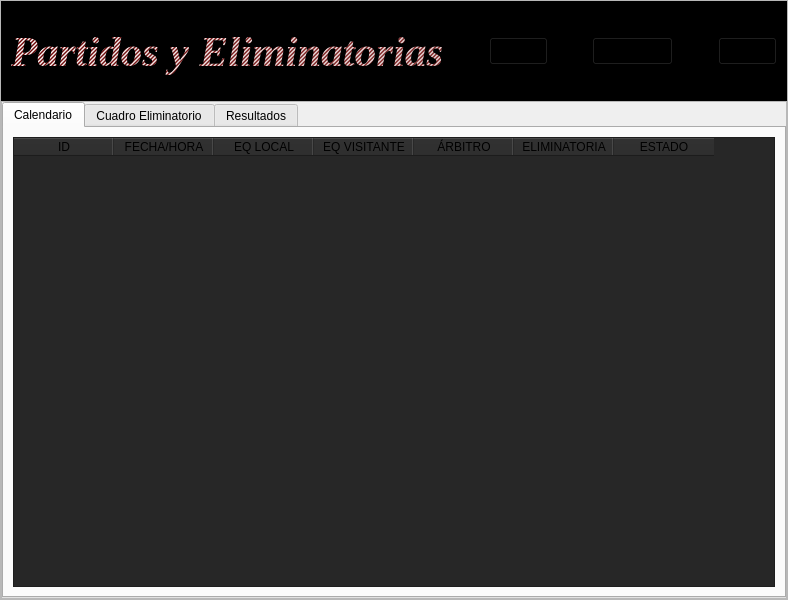
<?xml version="1.0" encoding="UTF-8"?>
<ui version="4.0">
 <class>Form</class>
 <widget class="QWidget" name="Form">
  <property name="geometry">
   <rect>
    <x>0</x>
    <y>0</y>
    <width>788</width>
    <height>600</height>
   </rect>
  </property>
  <property name="windowTitle">
   <string>Form</string>
  </property>
  <layout class="QVBoxLayout" name="verticalLayout">
   <property name="spacing">
    <number>0</number>
   </property>
   <property name="leftMargin">
    <number>0</number>
   </property>
   <property name="topMargin">
    <number>0</number>
   </property>
   <property name="rightMargin">
    <number>0</number>
   </property>
   <property name="bottomMargin">
    <number>0</number>
   </property>
   <item>
    <widget class="QFrame" name="frame">
     <property name="frameShape">
      <enum>QFrame::Shape::StyledPanel</enum>
     </property>
     <property name="frameShadow">
      <enum>QFrame::Shadow::Raised</enum>
     </property>
     <layout class="QVBoxLayout" name="verticalLayout_2" stretch="1,5">
      <property name="spacing">
       <number>0</number>
      </property>
      <property name="leftMargin">
       <number>0</number>
      </property>
      <property name="topMargin">
       <number>0</number>
      </property>
      <property name="rightMargin">
       <number>0</number>
      </property>
      <property name="bottomMargin">
       <number>0</number>
      </property>
      <item>
       <widget class="QFrame" name="frame_2">
        <property name="styleSheet">
         <string notr="true">background-color: rgb(0, 0, 0);</string>
        </property>
        <property name="frameShape">
         <enum>QFrame::Shape::StyledPanel</enum>
        </property>
        <property name="frameShadow">
         <enum>QFrame::Shadow::Raised</enum>
        </property>
        <layout class="QHBoxLayout" name="horizontalLayout">
         <item>
          <widget class="QLabel" name="titulo">
           <property name="font">
            <font>
             <family>Times New Roman</family>
             <pointsize>32</pointsize>
             <italic>true</italic>
             <bold>true</bold>
            </font>
           </property>
           <property name="styleSheet">
            <string notr="true">color: qlineargradient(spread:reflect, x1:0, y1:0, x2:1, y2:1, stop:0 rgba(106, 0, 0, 255), stop:1 rgba(255, 255, 255, 255));</string>
           </property>
           <property name="text">
            <string>Partidos y Eliminatorias</string>
           </property>
          </widget>
         </item>
         <item>
          <spacer name="horizontalSpacer">
           <property name="orientation">
            <enum>Qt::Orientation::Horizontal</enum>
           </property>
           <property name="sizeHint" stdset="0">
            <size>
             <width>40</width>
             <height>20</height>
            </size>
           </property>
          </spacer>
         </item>
         <item>
          <widget class="QPushButton" name="btn_nuevo">
           <property name="font">
            <font>
             <family>Times New Roman</family>
             <pointsize>13</pointsize>
             <bold>true</bold>
            </font>
           </property>
           <property name="text">
            <string/>
           </property>
           <property name="icon">
            <iconset>
             <normaloff>../../RESOURCES/iconos/add_16110940.png</normaloff>../../RESOURCES/iconos/add_16110940.png</iconset>
           </property>
           <property name="iconSize">
            <size>
             <width>32</width>
             <height>32</height>
            </size>
           </property>
          </widget>
         </item>
         <item>
          <spacer name="horizontalSpacer_2">
           <property name="orientation">
            <enum>Qt::Orientation::Horizontal</enum>
           </property>
           <property name="sizeHint" stdset="0">
            <size>
             <width>40</width>
             <height>20</height>
            </size>
           </property>
          </spacer>
         </item>
         <item>
          <widget class="QPushButton" name="btn_resultado">
           <property name="font">
            <font>
             <family>Times New Roman</family>
             <pointsize>13</pointsize>
             <bold>true</bold>
            </font>
           </property>
           <property name="text">
            <string>Resultado</string>
           </property>
          </widget>
         </item>
         <item>
          <spacer name="horizontalSpacer_3">
           <property name="orientation">
            <enum>Qt::Orientation::Horizontal</enum>
           </property>
           <property name="sizeHint" stdset="0">
            <size>
             <width>40</width>
             <height>20</height>
            </size>
           </property>
          </spacer>
         </item>
         <item>
          <widget class="QPushButton" name="btn_eliminar">
           <property name="font">
            <font>
             <family>Times New Roman</family>
             <pointsize>13</pointsize>
             <bold>true</bold>
            </font>
           </property>
           <property name="text">
            <string/>
           </property>
           <property name="icon">
            <iconset>
             <normaloff>../../RESOURCES/iconos/remove_7695824.png</normaloff>../../RESOURCES/iconos/remove_7695824.png</iconset>
           </property>
           <property name="iconSize">
            <size>
             <width>32</width>
             <height>32</height>
            </size>
           </property>
          </widget>
         </item>
        </layout>
       </widget>
      </item>
      <item>
       <widget class="QFrame" name="frame_3">
        <property name="frameShape">
         <enum>QFrame::Shape::StyledPanel</enum>
        </property>
        <property name="frameShadow">
         <enum>QFrame::Shadow::Raised</enum>
        </property>
        <layout class="QVBoxLayout" name="verticalLayout_3">
         <property name="spacing">
          <number>0</number>
         </property>
         <property name="leftMargin">
          <number>0</number>
         </property>
         <property name="topMargin">
          <number>0</number>
         </property>
         <property name="rightMargin">
          <number>0</number>
         </property>
         <property name="bottomMargin">
          <number>0</number>
         </property>
         <item>
          <widget class="QTabWidget" name="tabWidget">
           <property name="currentIndex">
            <number>0</number>
           </property>
           <widget class="QWidget" name="tab_calendario">
            <attribute name="title">
             <string>Calendario</string>
            </attribute>
            <layout class="QVBoxLayout" name="verticalLayout_4">
             <item>
              <widget class="QTableWidget" name="tabla_partidos">
               <property name="styleSheet">
                <string notr="true">background-color: rgb(39, 39, 39);</string>
               </property>
               <column>
                <property name="text">
                 <string>ID</string>
                </property>
                <property name="background">
                 <color>
                  <red>0</red>
                  <green>0</green>
                  <blue>0</blue>
                 </color>
                </property>
               </column>
               <column>
                <property name="text">
                 <string>FECHA/HORA</string>
                </property>
                <property name="background">
                 <color>
                  <red>85</red>
                  <green>0</green>
                  <blue>0</blue>
                 </color>
                </property>
               </column>
               <column>
                <property name="text">
                 <string>EQ LOCAL</string>
                </property>
                <property name="background">
                 <color>
                  <red>0</red>
                  <green>0</green>
                  <blue>0</blue>
                 </color>
                </property>
               </column>
               <column>
                <property name="text">
                 <string>EQ VISITANTE</string>
                </property>
                <property name="background">
                 <color>
                  <red>85</red>
                  <green>0</green>
                  <blue>0</blue>
                 </color>
                </property>
               </column>
               <column>
                <property name="text">
                 <string>ÁRBITRO</string>
                </property>
                <property name="background">
                 <color>
                  <red>0</red>
                  <green>0</green>
                  <blue>0</blue>
                 </color>
                </property>
               </column>
               <column>
                <property name="text">
                 <string>ELIMINATORIA</string>
                </property>
                <property name="background">
                 <color>
                  <red>85</red>
                  <green>0</green>
                  <blue>0</blue>
                 </color>
                </property>
               </column>
               <column>
                <property name="text">
                 <string>ESTADO</string>
                </property>
                <property name="background">
                 <color>
                  <red>0</red>
                  <green>0</green>
                  <blue>0</blue>
                 </color>
                </property>
               </column>
              </widget>
             </item>
            </layout>
           </widget>
           <widget class="QWidget" name="tab_eliminatorias">
            <attribute name="title">
             <string>Cuadro Eliminatorio</string>
            </attribute>
            <layout class="QVBoxLayout" name="verticalLayout_5">
             <item>
              <widget class="QTreeWidget" name="tree_eliminatorias">
               <column>
                <property name="text">
                 <string>Eliminatoria</string>
                </property>
                <property name="background">
                 <color>
                  <red>0</red>
                  <green>0</green>
                  <blue>0</blue>
                 </color>
                </property>
               </column>
               <column>
                <property name="text">
                 <string>Enfrentamientos</string>
                </property>
                <property name="background">
                 <color>
                  <red>85</red>
                  <green>0</green>
                  <blue>0</blue>
                 </color>
                </property>
               </column>
              </widget>
             </item>
            </layout>
           </widget>
           <widget class="QWidget" name="tab_resultados">
            <attribute name="title">
             <string>Resultados</string>
            </attribute>
            <layout class="QVBoxLayout" name="verticalLayout_6">
             <item>
              <widget class="QTableWidget" name="tabla_resultados">
               <column>
                <property name="text">
                 <string>FECHA</string>
                </property>
                <property name="background">
                 <color>
                  <red>85</red>
                  <green>0</green>
                  <blue>0</blue>
                 </color>
                </property>
               </column>
               <column>
                <property name="text">
                 <string>EQ LOCAL</string>
                </property>
                <property name="background">
                 <color>
                  <red>0</red>
                  <green>0</green>
                  <blue>0</blue>
                 </color>
                </property>
               </column>
               <column>
                <property name="text">
                 <string>RESULTADO</string>
                </property>
                <property name="background">
                 <color>
                  <red>85</red>
                  <green>0</green>
                  <blue>0</blue>
                 </color>
                </property>
               </column>
               <column>
                <property name="text">
                 <string>EQ VISITANTE</string>
                </property>
                <property name="background">
                 <color>
                  <red>0</red>
                  <green>0</green>
                  <blue>0</blue>
                 </color>
                </property>
               </column>
               <column>
                <property name="text">
                 <string>ELIMINATORIA</string>
                </property>
                <property name="background">
                 <color>
                  <red>85</red>
                  <green>0</green>
                  <blue>0</blue>
                 </color>
                </property>
               </column>
               <column>
                <property name="text">
                 <string>ÁRBITRO</string>
                </property>
                <property name="background">
                 <color>
                  <red>0</red>
                  <green>0</green>
                  <blue>0</blue>
                 </color>
                </property>
               </column>
              </widget>
             </item>
            </layout>
           </widget>
          </widget>
         </item>
        </layout>
       </widget>
      </item>
     </layout>
    </widget>
   </item>
  </layout>
 </widget>
 <resources/>
 <connections/>
</ui>
